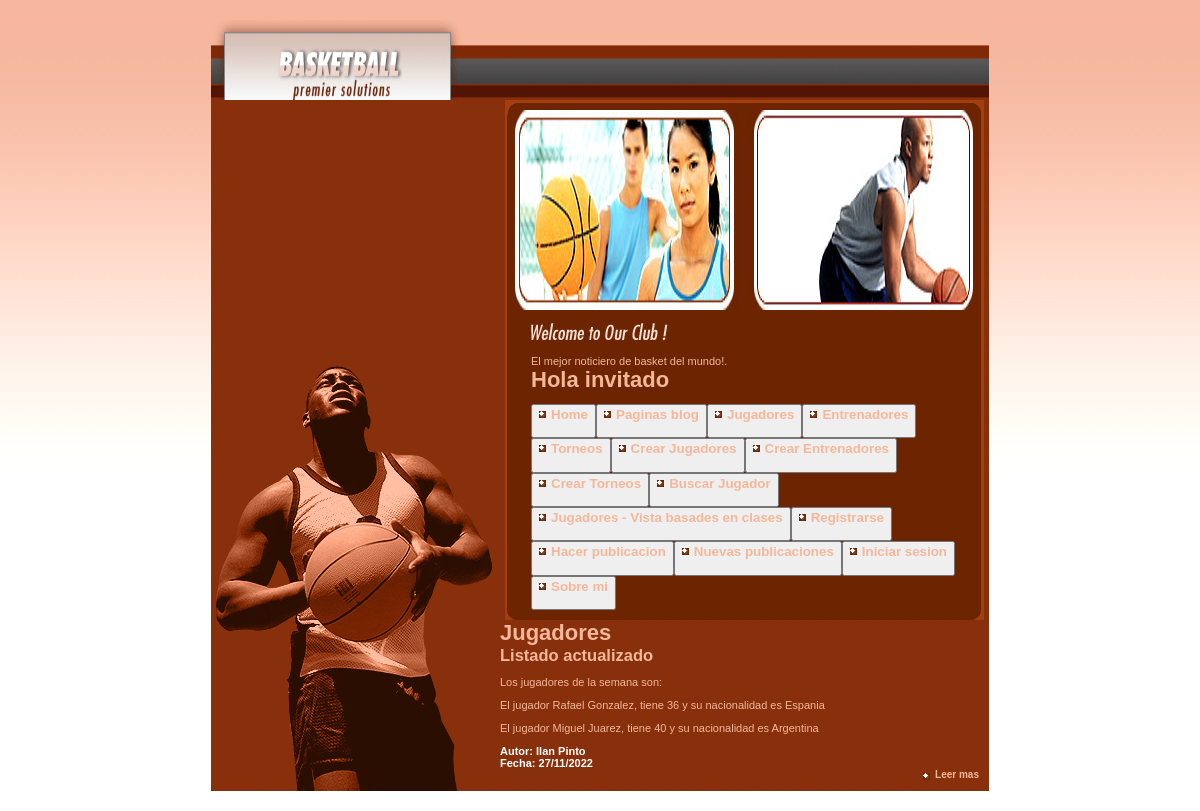
/jugadores/, run on the app's committed database.
### MiApp/models.py (models this page shows, shortened)
class Jugadores(models.Model):
    nombre = models.CharField(max_length=40)
    apellido = models.CharField(max_length=40)
    edad = models.IntegerField()
    nacionalidad = models.CharField(max_length=40)

### MiApp/views.py (the view)
# urls.py: path('jugadores/', views.mostrar_jugadores_todos, name='jugadores'),
def mostrar_jugadores_todos(request):
    jugadores = Jugadores.objects.all()
    context = {'jugadores': jugadores}
    return render(request,'MiApp/mostrar_jugadores.html', context=context)

### MiApp/templates/MiApp/mostrar_jugadores.html
{% extends 'MiApp/index2.html' %}
{% load static %}
{% block contenidoquecambia %}
    <h1> Jugadores</h1>
    <h2> Listado actualizado</h2>
    <p> Los jugadores de la semana son:</p>
    {% for jugadores in jugadores %}
        <p>El jugador {{jugadores.nombre}} {{jugadores.apellido}}, tiene {{jugadores.edad}} y su nacionalidad es {{jugadores.nacionalidad}}</p>
    {% endfor %}
    <h3> Autor: Ilan Pinto</h3>
    <h3> Fecha: 27/11/2022</h3>
    <p class="more"><a href="{% url 'Nomoreinfo' %}" class="diamond">Leer mas</a></p>
{% endblock %}

### MiApp/static/MiApp/style.css (style rules this page uses)
html, body, ul, li, h1, h2, h3, h4 { margin: 0; padding: 0; list-style: none; }
a { color: #F4B79A; font-weight: bold; text-decoration: none; }
.more { text-align: right; margin-top: 0; font-size: 10px; }
body { background: white url(images/bg.jpg) repeat-x; font: 11px tahoma, verdana, sans-serif; color: #F4B79A; padding: 20px; text-align: center; }
h3 { font-size: 11px; }
.diamond { padding-left: 12px; background: 0px 4px url(images/bullet_drk_diamond.gif) no-repeat; }
h3 { color: #fff; }

### data on the page
Jugadores: nombre "Rafael", apellido "Gonzalez", edad "36", nacionalidad "Espania"
Jugadores: nombre "Miguel", apellido "Juarez", edad "40", nacionalidad "Argentina"
